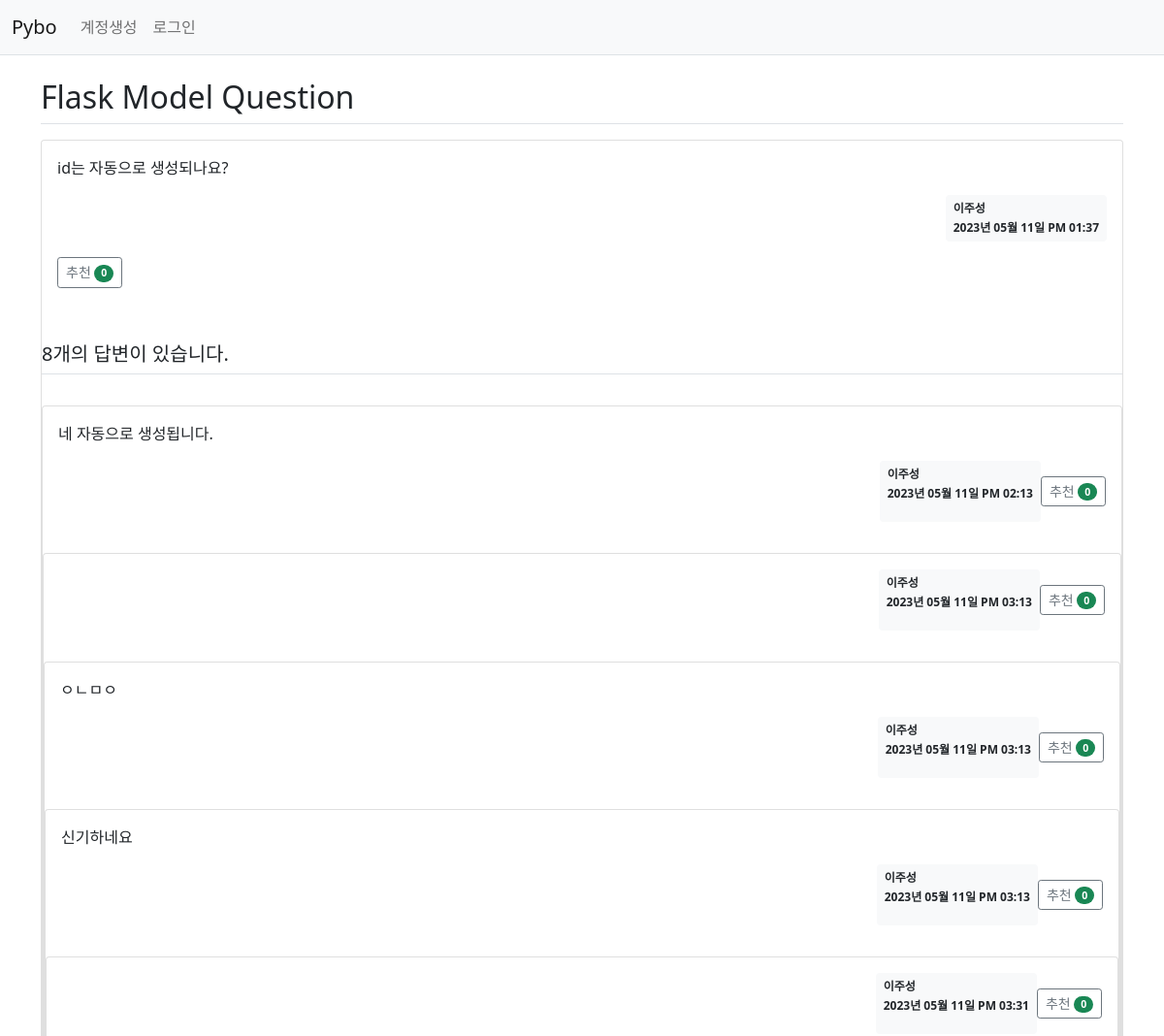
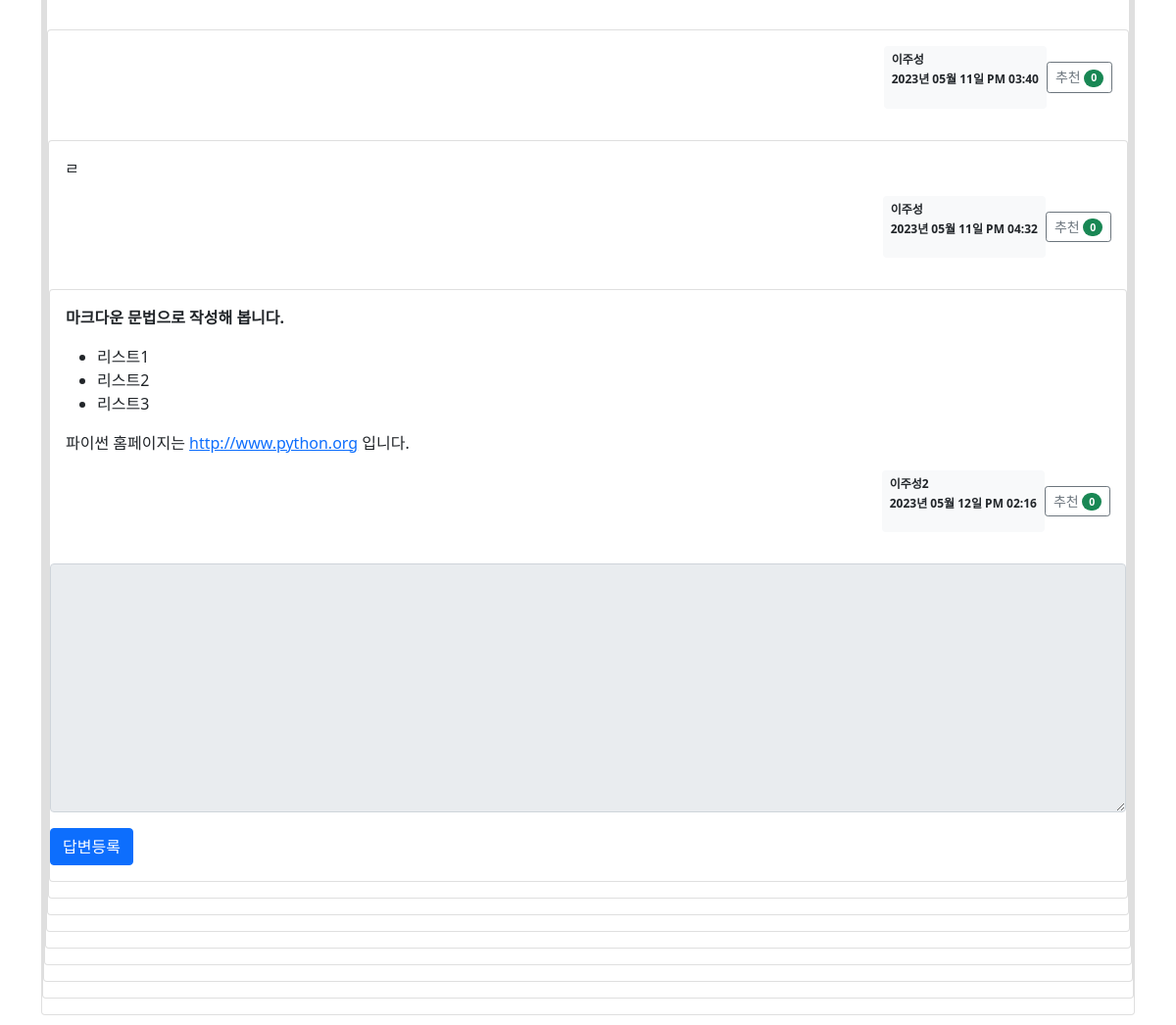
Screenshot of /question/detail/2/ with the database file from the repository (2 pictures, top to bottom).
### pybo/models.py (models this page shows)
class Question(db.Model):
    id = db.Column(db.Integer, primary_key=True)
    subject = db.Column(db.String(200), nullable=False)
    content = db.Column(db.Text(), nullable=False)
    create_date = db.Column(db.DateTime(), nullable=False)
    modify_date = db.Column(db.DateTime(), nullable=True)
    user_id = db.Column(db.Integer, db.ForeignKey('user.id', ondelete='CASCADE'), nullable=False)
    user = db.relationship('User', backref=db.backref('question_set'))
    voter = db.relationship('User', secondary=question_voter, backref=db.backref('question_voter_set'))

class User(db.Model):
    id = db.Column(db.Integer, primary_key=True)
    username = db.Column(db.String(150), unique=True, nullable=False)
    password = db.Column(db.String(200), nullable=False)
    email = db.Column(db.String(120), unique=True, nullable=False)

class Answer(db.Model):
    id = db.Column(db.Integer, primary_key=True)
    question_id = db.Column(db.Integer, db.ForeignKey('question.id', ondelete='CASCADE'))
    question = db.relationship('Question', backref=db.backref('answer_set'))
    content = db.Column(db.Text(), nullable=False)
    create_date = db.Column(db.DateTime(), nullable=False)
    modify_date = db.Column(db.DateTime(), nullable=True)
    user_id = db.Column(db.Integer, db.ForeignKey('user.id', ondelete='CASCADE'), nullable=False)
    user = db.relationship('User', backref=db.backref('answer_set'))
    voter = db.relationship('User', secondary=answer_voter, backref=db.backref('answer_voter_set'))

### pybo/views/question_views.py (the view)
@bp.route('/detail/<int:question_id>/')
def detail(question_id):
    form = AnswerForm()
    question = Question.query.get_or_404(question_id)
    return render_template('question/question_detail.html', question=question, form=form)

### pybo/forms.py
class AnswerForm(FlaskForm):
    content = TextAreaField('내용', validators=[DataRequired('내용은 필수입력 항목입니다.')])

### pybo/filter.py (called while the page is built)
def format_datetime(value, fmt='%Y년 %m월 %d일 %p %I:%M'):
    return value.strftime(fmt)

### pybo/views/auth_views.py (called while the page is built)
@bp.before_app_request
def load_logged_in_user():
    user_id = session.get('user_id')
    if user_id is None:
        g.user = None
    else:
        g.user = User.query.get(user_id)

### pybo/templates/question/question_detail.html (shortened to what this page needs)
{% extends 'base.html' %}
{% block content %}
<div class="container my-3">
    <h2 class="border-bottom py-2">{{ question.subject }}</h2>
    <div class="card my-3">
        <div class="card-body">
            <div class="card-text">{{ question.content|markdown  }}</div>
            <div class="d-flex justify-content-end">
                <div class="badge bg-light text-dark p-2 text-start">
                    <div class="mb-2">{{ question.user.username }}</div>
                    <div>{{ question.create_date|datetime }}</div>
            </div>
        </div>
        <div class="my-3">
            <a href="javascript:void(0)" data-uri="{{ url_for('question.vote', question_id=question.id) }}"
            class="recommend btn btn-sm btn-outline-secondary"> 추천
             <span class="badge rounded-pill bg-success">{{ question.voter|length }}</span>
         </a>
        </div>
    </div>
    <h5 class="border-bottom my-3 py-2">{{ question.answer_set|length }}개의 답변이 있습니다.</h5>
    {% for answer in question.answer_set %}
    <div class="card my-3">
        <div class="card-body">
            <div class="card-text">{{ answer.content|markdown }}</div>
            <div class="d-flex justify-content-end">
                <div class="badge bg-light text-dark p-2 text-start">
                    <div class="mb-2">{{ answer.user.username }}</div>
                    <div>{{ answer.create_date|datetime }}</div>
            </div>
            <div class="my-3">
                <a href="javascript:void(0)" data-uri="{{ url_for('answer.vote', answer_id=answer.id) }}"
                class="recommend btn btn-sm btn-outline-secondary"> 추천
                 <span class="badge rounded-pill bg-success">{{ answer.voter|length }}</span>
             </a>
            </div>
        </div>
    </div>
    {% endfor %}
    <form action="{{ url_for('answer.create', question_id=question.id) }}" method="post" class="my-3">
        <div class="mb-3">
            <textarea {% if not g.user %}disabled{% endif %}
            name="content" id="content" class="form-control" rows="10"></textarea>
        </div>
        <input type="submit" value="답변등록" class="btn btn-primary">
    </form>
</div>
{% endblock %}

### rows the page displays
Question: subject "Flask Model Question", content "id는 자동으로 생성되나요?", create_date "2023년 05월 11일 PM 01:37"
User: user.username "이주성"
Answer: content "네 자동으로 생성됩니다.", user.username "이주성", create_date "2023년 05월 11일 PM 02:13", voter|length "0"
Answer: user.username "이주성", create_date "2023년 05월 11일 PM 03:13", voter|length "0"
Answer: content "ㅇㄴㅁㅇ", user.username "이주성", create_date "2023년 05월 11일 PM 03:13", voter|length "0"
Answer: content "신기하네요", user.username "이주성", create_date "2023년 05월 11일 PM 03:13", voter|length "0"
Answer: user.username "이주성", create_date "2023년 05월 11일 PM 03:31", voter|length "0"
Answer: user.username "이주성", create_date "2023년 05월 11일 PM 03:40", voter|length "0"
Answer: content "ㄹ", user.username "이주성", create_date "2023년 05월 11일 PM 04:32", voter|length "0"
Answer: content "마크다운 문법으로 작성해 봅니다. 리스트1 리스트2 리스트3 파이썬 홈페이지는 http://www.python.org 입니다.", user.username "이주성2", create_date "2023년 05월 12일 PM 02:16", voter|length "0"

### other values shown
{{ question.voter|length }} "0"
{{ question.answer_set|length }} "8"
